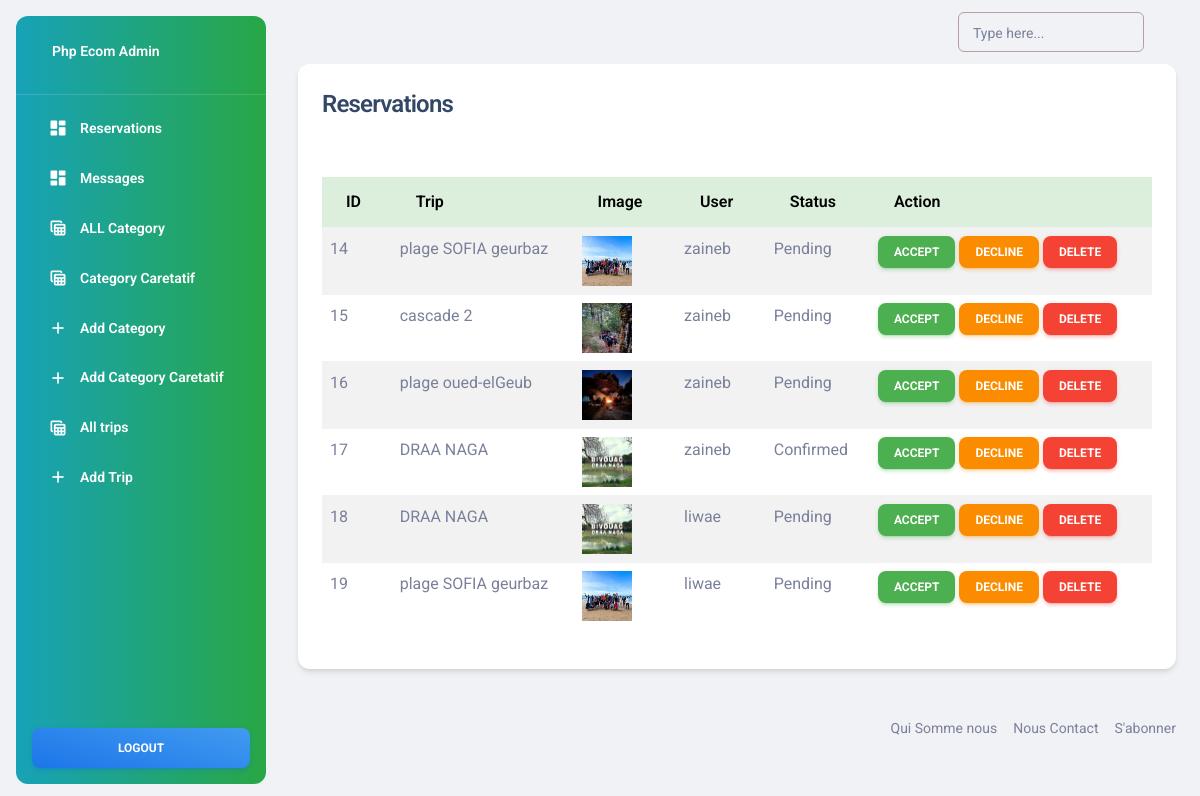
Page /admin/reservations.php (signed in) on the committed database.
### tables this page shows
CREATE TABLE `reservations` (
  `id` int(11) NOT NULL,
  `trip_id` int(11) NOT NULL,
  `user_id` int(11) NOT NULL,
  `name` varchar(255) DEFAULT NULL,
  `email` varchar(255) DEFAULT NULL,
  `phone` varchar(255) DEFAULT NULL,
  `status` enum('Pending','Confirmed','Cancelled') NOT NULL DEFAULT 'Pending',
  `created_at` timestamp NOT NULL DEFAULT current_timestamp() ON UPDATE current_timestamp()
);

CREATE TABLE `trips` (
  `id` int(11) NOT NULL,
  `name` varchar(255) NOT NULL,
  `slug` varchar(255) NOT NULL,
  `description` text NOT NULL,
  `start_date` date NOT NULL,
  `end_date` date NOT NULL,
  `trip_price` decimal(10,2) NOT NULL,
  `max_participants` int(11) NOT NULL,
  `status` tinyint(1) NOT NULL,
  `images` text DEFAULT NULL,
  `created_at` timestamp NOT NULL DEFAULT current_timestamp(),
  `updated_at` timestamp NOT NULL DEFAULT current_timestamp() ON UPDATE current_timestamp(),
  `category_id` int(11) NOT NULL,
  `places` int(255) NOT NULL
);

### functions/reservation.php (called while the page is built, shortened)
<?php
include(__DIR__ . '/../config/dbcon.php');
function getTripById($tripId) {
    global $con;
    $tripId = mysqli_real_escape_string($con, $tripId);
    $query = "SELECT * FROM trips WHERE id = '$tripId'";
    $result = mysqli_query($con, $query);
    $trip = mysqli_fetch_assoc($result);
    return $trip;
}
function getAllReservations() {
    global $con;
    $query = "SELECT * FROM reservations";
    $result = mysqli_query($con, $query);
    return $result;
}
?>

### admin/reservations.php (the view, shortened to what this page needs)
<?php
include('includes/header.php');
include('../functions/reservation.php');
?>
<div class="container">
    <div class="row">
        <div class="col-md-12">
            <div class="card">
                <div class="card-header">
                    <h4>Reservations</h4>
                </div>
                <div class="card-body" id="reservation_table">
                    <table class="table table-bordred table-striped table-hover">
                        <thead>
                            <tr class="table-success">
                                <th>ID</th>
                                <th>Trip</th>
                                <th>Image</th>
                                <th>User</th>
                                <th>Status</th>
                                <th>Action</th>
                            </tr>
                        </thead>
                        <tbody>
                            <?php
                            $reservations = getAllReservations();
                            if(mysqli_num_rows($reservations) > 0)
                            {
                                while ($item = mysqli_fetch_assoc($reservations)) {
                                    $trip = getTripById($item['trip_id']);
                                    ?>
                                    <tr>
                                        <td><?= $item['id']; ?></td>
                                        <td><?= $trip['name']; ?></td>
                                        <td>
                                            <img src="../uploads/<?= $trip['images']; ?>" width="50px" height="50px" alt="<?= $trip['name'] ?>">
                                        </td>
                                        <td><?= $item['name']; ?></td>
                                        <td><?= $item['status']; ?></td>
                                        <td>
                                            <form action="reservations.php" method="POST">
                                                <button type="submit" class="btn btn-success btn-sm" name="accept_reservation_btn">Accept</button>
                                                <button type="submit" class="btn btn-warning btn-sm" name="decline_reservation_btn">Decline</button>
                                                <button type="submit" class="btn btn-danger btn-sm" name="delete">Delete</button>
                                            </form>
                                        </td>
                                    </tr>
                              <?php
                                }
                            }
                            else
                            {
                                echo "No Record Found";
                            }
                            ?>
                        </tbody>
                    </table>
                </div>
            </div>
        </div>
    </div>
</div>
<?php include('includes/footer.php');?>

### rows in the picture
reservations: id "14", trip.name "plage SOFIA geurbaz", trip.images (picture), name "zaineb", status "Pending"
reservations: id "15", trip.name "cascade 2", trip.images (picture), name "zaineb", status "Pending"
reservations: id "16", trip.name "plage oued-elGeub", trip.images (picture), name "zaineb", status "Pending"
reservations: id "17", trip.name "DRAA NAGA", trip.images (picture), name "zaineb", status "Confirmed"
reservations: id "18", trip.name "DRAA NAGA", trip.images (picture), name "liwae", status "Pending"
reservations: id "19", trip.name "plage SOFIA geurbaz", trip.images (picture), name "liwae", status "Pending"
